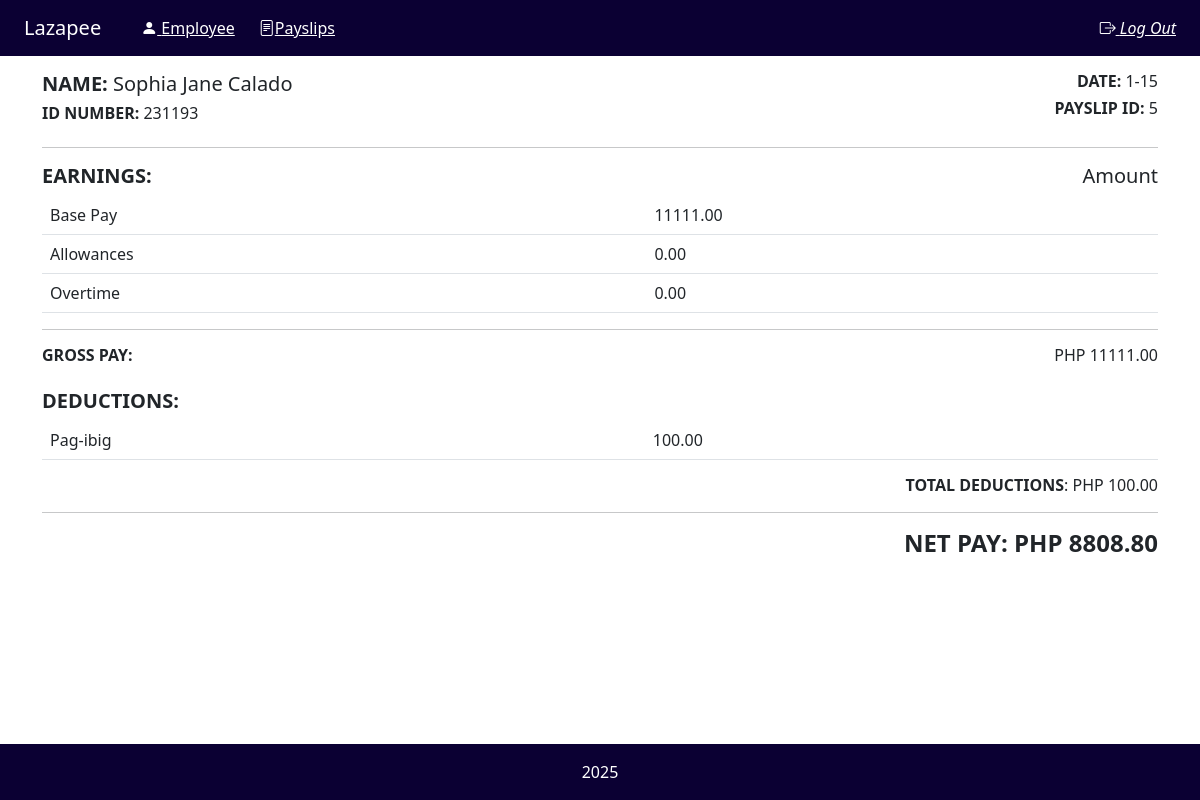
The page /payslip/5/ on the database its author committed.
### payroll_app/models.py (models this page shows, shortened)
class Payslip(models.Model):
    id_number = models.ForeignKey(Employee, on_delete=models.CASCADE)
    month = models.CharField(max_length=12)
    date_range = models.CharField(max_length=12)
    year = models.CharField(max_length=4)
    pay_cycle = models.CharField(max_length=12)
    rate = models.FloatField()
    earnings_allowance = models.FloatField()
    deductions_tax = models.FloatField()
    deductions_health = models.FloatField()
    pag_ibig = models.FloatField()
    sss =  models.FloatField()
    overtime = models.FloatField()
    total_pay = models.FloatField()
    objects = models.Manager()
    def getCycleRate(self):
        return self.rate /2

class Employee(models.Model):
    account = models.ForeignKey(Account, on_delete=models.CASCADE, null=True)
    name = models.CharField(max_length=50)
    id_number = models.CharField(max_length=15, unique=True)
    rate = models.FloatField(default = 0.0)
    overtime_pay = models.FloatField(null=True, blank=True)
    allowance = models.FloatField(null=True, blank=True)
    objects = models.Manager()

### payroll_app/views.py (the view)
# urls.py: path('payslip/<int:pk>/', views.view_payslip, name='view_payslip')
def view_payslip(request, pk):
    payslip = get_object_or_404(Payslip, pk=pk)
    return render(request, 'payroll_app/view_payslip.html', {'payslip': payslip})

### payroll_app/templates/payroll_app/view_payslip.html (shortened to what this page needs)
{% extends 'payroll_app/base.html' %}
{% load static %}
{% block navbar %}
<div class="container-fluid d-flex align-items-center gap-4">
    <a class="navbar-brand mb-0" href="{% url 'payroll' %}">Lazapee </a>
    <a href="{% url 'payroll' %}" style="color:white">
        <i class="bi bi-person-fill"></i> Employee</a>
    <a href="{% url 'payslip' %}" style="color: white">
        <i class="bi bi-file-text"></i>Payslips</a>
     <a href="{% url 'logout' %}" class="text-white text-decoration-underline ms-auto">
        <i class="bi bi-box-arrow-right"> Log Out</i></a>
 </div>
{% endblock %}
{% block content %}
<div class="container overflow-auto" style="max-height: 80vh;">
    <div class="d-flex justify-content-between mb-3">
        <div>
            <h5><strong>NAME:</strong> {{ payslip.id_number.name }}</h5>
            <h6><strong>ID NUMBER:</strong> {{ payslip.id_number.id_number }}</h6>
        </div>
        <div class="text-end">
            <h6><strong>DATE:</strong> {{ payslip.date_range }}</h6>
            <h6><strong>PAYSLIP ID:</strong> {{ payslip.id }}</h6>
        </div>
    </div>
    <hr>
    <div class="d-flex justify-content-between mt-3">
        <h5><strong>EARNINGS:</strong></h5>
        <h5 class="text-end"> Amount </h5>
    </div>
    <div class="col-12">
        <table class="table">
            <tbody>
                <tr>
                    <td>Base Pay</td>
                    <td class="align-middle">{{ payslip.getCycleRate|floatformat:2 }}</td>
                </tr>
                <tr>
                    <td>Allowances</td>
                    <td class="align-middle">{{ payslip.earnings_allowance|floatformat:2 }}</td>
                </tr>
                <tr>
                    <td>Overtime</td>
                    <td class="align-middle">{{ payslip.overtime|floatformat:2 }}</td>
                </tr>
            </tbody>
        </table>
        <hr>
        <div class="d-flex justify-content-between mt-3">
            <h6 class="mb-0"><strong>GROSS PAY:</strong></h6>
            <h6 class="mb-0"> PHP {{ payslip.getCycleRate|add:payslip.earnings_allowance|add:payslip.overtime|floatformat:2 }}</h6>
        </div>
        <h5 class="mt-4"><strong>DEDUCTIONS:</strong></h5>
        <table class="table">
                {% if payslip.pay_cycle == "1" %}
                    <tr><td>Pag-ibig</td><td class="align-middle">{{ payslip.pag_ibig|floatformat:2 }}</td></tr>
                {% elif payslip.pay_cycle == "2" %}
                    <tr><td>Withholding Tax</td><td class="align-middle">{{ payslip.deductions_tax|floatformat:2 }}</td></tr>
                    <tr><td>PhilHealth</td><td class="align-middle">{{ payslip.deductions_health|floatformat:2 }}</td></tr>
                    <tr><td>SSS</td><td class="align-middle">{{ payslip.sss|floatformat:2 }}</td></tr>
                {% endif %}
        </table>
        <h6 class="text-end"><strong>TOTAL DEDUCTIONS</strong>: PHP
            {% if payslip.pay_cycle == "1" %}
                {{ payslip.pag_ibig|floatformat:2 }}
            {% else %}
                {{ payslip.deductions_tax|add:payslip.deductions_health|add:payslip.sss|floatformat:2 }}
            {% endif %}
        </h6>
        <hr>
        <h4 class="text-end text-dark"><strong>NET PAY:</strong> <strong>PHP {{ payslip.total_pay|floatformat:2 }}</strong></h4>
    </div>
</div>
{% endblock %}

### rows shown on the page
Payslip: id_number.name "Sophia Jane Calado", id_number.id_number "231193", date_range "1-15", id "5", getCycleRate "11111.00", earnings_allowance "0.00", overtime "0.00", getCycleRate|add "11111.00", pag_ibig "100.00", total_pay "8808.80"
